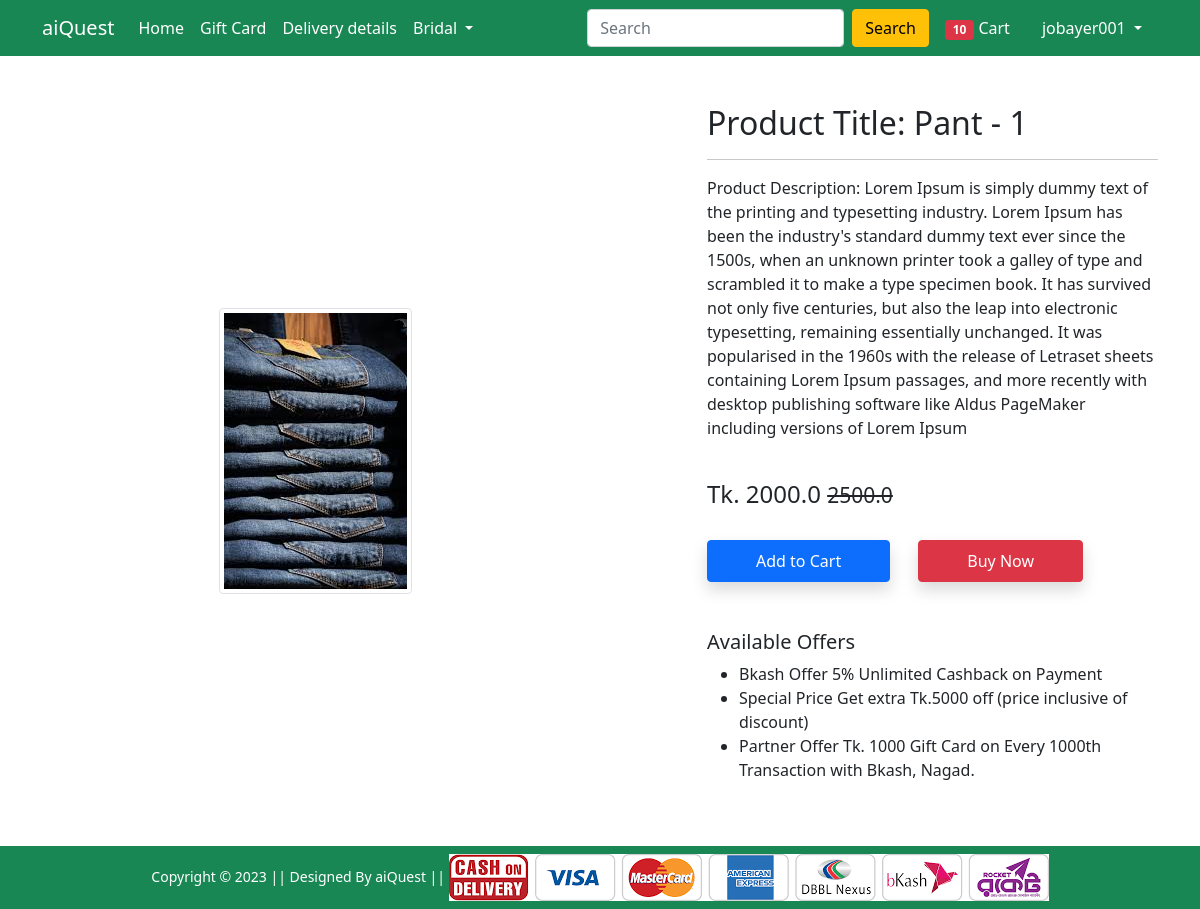
The app's page /product/1 (signed in) with its own data.
### Shop/models.py (models this page shows, shortened)
class Product(models.Model):
    title = models.CharField(max_length=100)
    selling_price = models.FloatField()
    discounted_price = models.FloatField()
    description = models.TextField()
    brand = models.CharField(max_length=100)
    category = models.CharField(choices=CATEGORY_CHOICES,max_length=2)
    product_image = models.ImageField(upload_to='productimg')

### Shop/views.py (the view)
# urls.py: path('product/<int:pk>', views.ProductDetailsView.as_view(), name= 'show_product_details'),
@method_decorator(login_required, name='dispatch')
class ProductDetailsView(View):
    def get(self, request, pk):
        productDetails = Product.objects.get(pk=pk)
        return render(request, 'Shop/productdetail.html', {'productD': productDetails})

### Shop/templates/Shop/productdetail.html (shortened to what this page needs)
{% extends 'Shop/base.html' %}
{% load static %}
{% block main-content %}
<div class="container my-5">
    <div class="row">
        <div class="col-sm-6 text-center align-self-center">
            <img src="{{productD.product_image.url}}" alt="" class="img-fluid img-thumbnail">
        </div>
        <div class="col-sm-5 offset-sm-1">
            <h2>Product Title: {{productD.title}}</h2>
            <hr>
            <p>Product Description: {{productD.description}}</p> <br>
            <h4>Tk. {{productD.discounted_price}} <small class="fw-light text-decoration-line-through">{{productD.selling_price}}</small></h4> <br>
            <form action="/addcart" class="d-inline">
                <button type="Submit" class="btn btn-primary shadow px-5 py-2">Add to Cart</button>
            </form>
            <a href="" class="btn btn-danger shadow px-5 py-2 ms-4">Buy Now</a>
            <h5 class="mt-5">Available Offers</h5>
            <ul>
                <li>Bkash Offer 5% Unlimited Cashback on Payment</li>
                <li>Special Price Get extra Tk.5000 off (price inclusive of discount)</li>
                <li>Partner Offer Tk. 1000 Gift Card on Every 1000th Transaction with Bkash, Nagad.</li>
            </ul>
        </div>
    </div>
</div>
{% endblock main-content %}

### Shop/templates/Shop/base.html (shortened to what this page needs)
<!doctype html>
{% load static %}
<html lang="en">
<head>
    <link href="https://cdn.jsdelivr.net/npm/bootstrap@5.0.0-beta1/dist/css/bootstrap.min.css" rel="stylesheet"
>
    <link rel="stylesheet" href="{% static 'Shop/css/owl.carousel.min.css' %}">
    <link rel="stylesheet" href="{% static 'Shop/css/all.min.css' %}">
    <link rel="stylesheet" href="{% static 'Shop/css/style.css' %}">
</head>
<body>
    <nav class="navbar navbar-expand-lg navbar-dark bg-success">
        <div class="container">
            <a class="navbar-brand" href="/">aiQuest</a>
            <div class="collapse navbar-collapse" id="navbarSupportedContent">
                <ul class="navbar-nav me-auto mb-2 mb-lg-0">
                    <li class="nav-item">
                        <a class="nav-link active" aria-current="page" href="/">Home</a>
                    </li>
                    <li class="nav-item">
                        <a class="nav-link active" aria-current="page" href="#">Gift Card</a>
                    </li>
                    <li class="nav-item">
                        <a class="nav-link active" aria-current="page" href="#">Delivery details</a>
                    </li>
                    <li class="nav-item dropdown">
                        <a class="nav-link dropdown-toggle text-white" href="#" id="electronicsDropdown" role="button"
                            data-bs-toggle="dropdown" aria-expanded="false">
                            Bridal
                        </a>
                    </li>
                </ul>
                <form class="d-flex">
                    <input class="form-control me-2" type="search" placeholder="Search" aria-label="Search">
                    <button class="btn btn-warning" type="submit">Search</button>
                </form>
                <div>
                    <ul class="navbar-nav me-auto mb-2 mb-lg-0">
                        {% if request.user.is_authenticated %}
                        <li class="nav-item mx-2">
                            <a href="{% url 'showCart' %}" class="nav-link text-white"><span
                                class="badge bg-danger">10</span> Cart </a>
                        </li>
                        <li class="nav-item dropdown mx-2">
                            <a class="nav-link dropdown-toggle text-white" href="#" id="profileDropdown" role="button"
                                data-bs-toggle="dropdown" aria-expanded="false">
                                {{request.user.username}}
                            </a>
                        </li>
                        {% endif %}
                    </ul>
                </div>
            </div>
        </div>
    </nav>
    {% block main-content %} {% endblock main-content %}
    <footer class="container-fluid bg-success text-center p-2 mt-5">
        <small class="text-white">Copyright &copy; 2023 || Designed By aiQuest || </small>
        <img src="{% static 'Shop/images/paymentlogo.png' %}" alt="" srcset="" class="img-fluid" height="2px">
    </footer>
</body>
</html>

### records on screen
Product: product_image (picture), title "Pant - 1", description "Lorem Ipsum is simply dummy text of the printing and typesetting industry. Lorem Ipsum has been the industry's standard dummy text ever since the 1500s, when an unknown printer took a galley of type and scrambled it to make a type specimen book. It has survived not only five centuries, but also the leap into electronic typesetting, remaining essentially unchanged. It was popularised in the 1960s with the release of Letraset sheets containing Lorem Ipsum passages, and more recently with desktop publishing software like Aldus PageMaker including versions of Lorem Ipsum", discounted_price "2000.0", selling_price "2500.0"

### other values on screen
{{ request.user.username }} "jobayer001"
